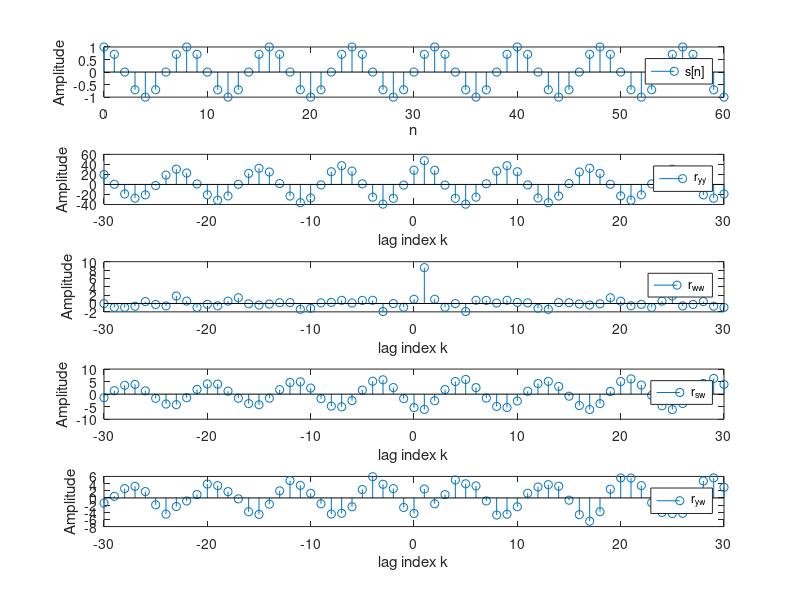

Source code (MATLAB):
% LAB 4 D
% Chirantan Ganguly (420)
% Amitrakshar Sanyal (422)
% ================================
n=0:100;
N=100;
s=cos(0.25*pi*n);
w=rand(1,N+1)-0.5;
y=s+w;
ryy=conv(y,fliplr(y));
rww=conv(w,fliplr(w));
rsw=conv(s,fliplr(w));
ryw=conv(y,fliplr(w));
k=-30:30;
figure(1)
subplot(5,1,1);
stem(n(1:61),s(1:61));
xlabel('n');
ylabel('Amplitude');
legend('s[n]');
subplot(5,1,2);
stem(k,ryy(70:130));
xlabel('lag index k');
ylabel('Amplitude');
legend('r_y_y');
subplot(5,1,3);
stem(k,rww(70:130));
xlabel('lag index k');
ylabel('Amplitude');
legend('r_w_w');
subplot(5,1,4);
stem(k,rsw(70:130));
xlabel('lag index k');
ylabel('Amplitude');
legend('r_s_w');
subplot(5,1,5);
stem(k,ryw(70:130));
xlabel('lag index k');
ylabel('Amplitude');
legend('r_y_w');
